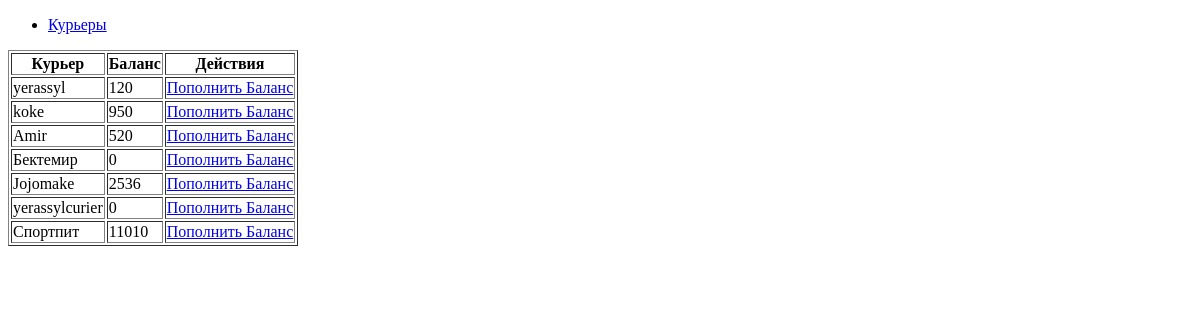
Page /adminpanel/ on the earlier database version.
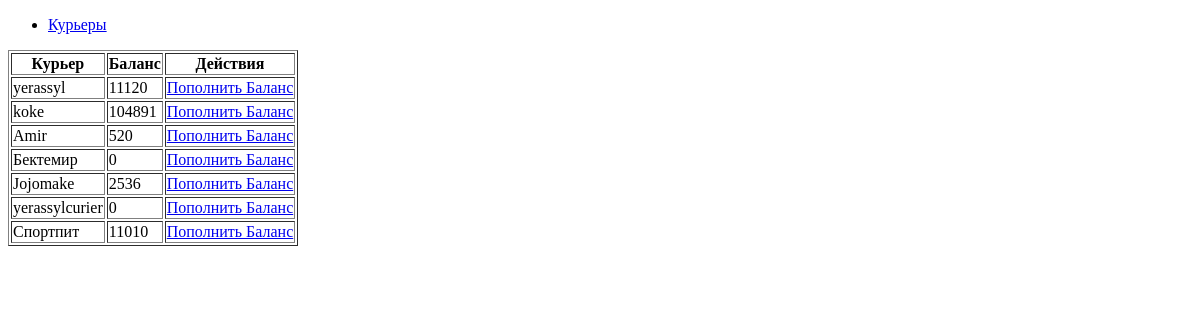
Same page on the later database version.
### curier/models.py (models this page shows)
class Curier(models.Model):
	user = models.OneToOneField(settings.AUTH_USER_MODEL, on_delete=models.CASCADE,related_name="mycurier")
	date_of_birth=models.DateField(blank=True, null=True)
	photo =models.ImageField(upload_to='curiers/%y/%m/%d', blank=True)
	experience=models.IntegerField(blank=True, null=True)
	phone = models.IntegerField(null=False, blank=False)
	is_available=models.BooleanField(default=False)
	balance = models.DecimalField(decimal_places=0,max_digits=1000,default=0)

### adminapp/views.py (the view)
# urls.py: path('',views.index,name="Home"),
def index(request):
    curiers = Curier.objects.all()
    cxt={
        "curiers":curiers
    }
    return render(request,"adminapp/curiers.html",context=cxt)

### adminapp/templates/adminapp/curiers.html
{%extends 'adminapp/base.html'%} {%block title%} Admin Panel {%endblock%} {%block body%}
<table border="1">
    <tr>
        <th>Курьер</th>
        <th>Баланс</th>
        <th>Действия</th>
    </tr>
    {%for i in curiers%}
    <tr>
    <td>{{i.user.username}}</td>
    <td>{{i.balance}}</td>
    <td><a href="{%url 'balance_add_form' id=i.pk%}">Пополнить Баланс</a></td>
    </tr>
    {%endfor%}
</table>
{%endblock%}

Differences in the rows shown:
changed Curier "yerassyl": balance "120" → "11120"
changed Curier "koke": balance "950" → "104891"
